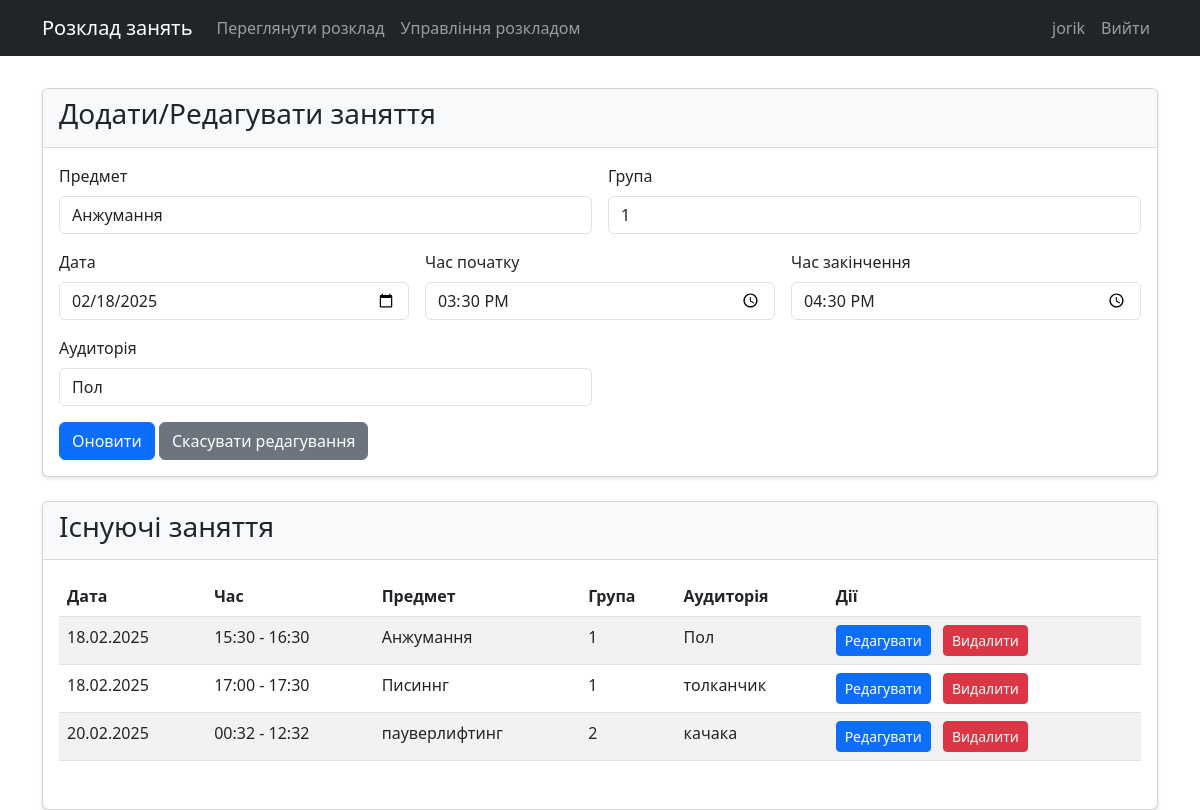
The app's page /admin/schedule?edit_id=1 (signed in) with its own data.
### models.py (models this page shows)
class User(UserMixin, db.Model):
    id = db.Column(db.Integer, primary_key=True)
    username = db.Column(db.String(80), unique=True, nullable=False)
    password = db.Column(db.String(120), nullable=False)
    email = db.Column(db.String(120), unique=True, nullable=False)
    is_admin = db.Column(db.Boolean, default=False)
    group = db.Column(db.String(50), nullable=True)

class Schedule(db.Model):
    id = db.Column(db.Integer, primary_key=True)
    subject = db.Column(db.String(100), nullable=False)
    teacher_id = db.Column(db.Integer, db.ForeignKey('user.id'), nullable=False)
    group = db.Column(db.String(50), nullable=False)
    date = db.Column(db.DateTime, nullable=False)
    start_time = db.Column(db.String(5), nullable=False)
    end_time = db.Column(db.String(5), nullable=False)
    room = db.Column(db.String(50), nullable=False)
    teacher = db.relationship('User', backref='schedules')

### app.py (the view, shortened to what this page needs)
@app.route('/admin/schedule', methods=['GET', 'POST'])
@login_required
def manage_schedule():
    if not current_user.is_admin:
        flash('Доступ заборонено')
        return redirect(url_for('index'))
    edit_id = request.args.get('edit_id')
    schedule = Schedule.query.get(edit_id) if edit_id else None
    schedules = Schedule.query.filter_by(teacher_id=current_user.id).order_by(Schedule.date).all()
    return render_template('admin/schedule.html', schedules=schedules, schedule=schedule)

### app.py (called while the page is built)
@login_manager.user_loader
def load_user(user_id):
    return User.query.get(int(user_id))

### templates/admin/schedule.html (shortened to what this page needs)
{% extends "base.html" %}
{% block content %}
<div class="row mb-4">
    <div class="col-md-12">
        <div class="card">
            <div class="card-header">
                <h3>Додати/Редагувати заняття</h3>
            </div>
            <div class="card-body">
                <form method="POST" class="row g-3">
                    <div class="col-md-6">
                        <label for="subject" class="form-label">Предмет</label>
                        <input type="text" class="form-control" id="subject" name="subject" required
                               value="{{ schedule.subject if schedule else '' }}">
                    </div>
                    <div class="col-md-6">
                        <label for="group" class="form-label">Група</label>
                        <input type="text" class="form-control" id="group" name="group" required
                               value="{{ schedule.group if schedule else '' }}">
                    </div>
                    <div class="col-md-4">
                        <label for="date" class="form-label">Дата</label>
                        <input type="date" class="form-control" id="date" name="date" required
                               value="{{ schedule.date.strftime('%Y-%m-%d') if schedule else '' }}">
                    </div>
                    <div class="col-md-4">
                        <label for="start_time" class="form-label">Час початку</label>
                        <input type="time" class="form-control" id="start_time" name="start_time" required
                               value="{{ schedule.start_time if schedule else '' }}">
                    </div>
                    <div class="col-md-4">
                        <label for="end_time" class="form-label">Час закінчення</label>
                        <input type="time" class="form-control" id="end_time" name="end_time" required
                               value="{{ schedule.end_time if schedule else '' }}">
                    </div>
                    <div class="col-md-6">
                        <label for="room" class="form-label">Аудиторія</label>
                        <input type="text" class="form-control" id="room" name="room" required
                               value="{{ schedule.room if schedule else '' }}">
                    </div>
                    <div class="col-12">
                        <button type="submit" class="btn btn-primary">
                            {% if schedule %}Оновити{% else %}Додати{% endif %}
                        </button>
                        {% if schedule %}
                        <a href="{{ url_for('manage_schedule') }}" class="btn btn-secondary">Скасувати редагування</a>
                        {% endif %}
                    </div>
                </form>
            </div>
        </div>
    </div>
</div>
<div class="row">
    <div class="col-md-12">
        <div class="card">
            <div class="card-header">
                <h3>Існуючі заняття</h3>
            </div>
            <div class="card-body">
                {% if schedules %}
                <div class="table-responsive">
                    <table class="table table-striped">
                        <thead>
                            <tr>
                                <th>Дата</th>
                                <th>Час</th>
                                <th>Предмет</th>
                                <th>Група</th>
                                <th>Аудиторія</th>
                                <th>Дії</th>
                            </tr>
                        </thead>
                        <tbody>
                            {% for schedule in schedules %}
                            <tr>
                                <td>{{ schedule.date.strftime('%d.%m.%Y') }}</td>
                                <td>{{ schedule.start_time }} - {{ schedule.end_time }}</td>
                                <td>{{ schedule.subject }}</td>
                                <td>{{ schedule.group }}</td>
                                <td>{{ schedule.room }}</td>
                                <td>
                                    <a href="{{ url_for('manage_schedule', edit_id=schedule.id) }}"
                                       class="btn btn-sm btn-primary">Редагувати</a>
                                    <form action="{{ url_for('delete_schedule', schedule_id=schedule.id) }}"
                                          method="POST" class="d-inline">
                                        <button type="submit" class="btn btn-sm btn-danger"
                                                onclick="return confirm('Ви впевнені, що хочете видалити це заняття?')">
                                            Видалити
                                        </button>
                                    </form>
                                </td>
                            </tr>
                            {% endfor %}
                        </tbody>
                    </table>
                </div>
                {% else %}
                <p class="text-center">Заняття не знайдено</p>
                {% endif %}
            </div>
        </div>
    </div>
</div>
{% endblock %}

### templates/base.html (shortened to what this page needs)
<!DOCTYPE html>
<html lang="uk">
<head>
    <link href="https://cdn.jsdelivr.net/npm/bootstrap@5.3.0/dist/css/bootstrap.min.css" rel="stylesheet">
    <link rel="stylesheet" href="{{ url_for('static', filename='css/style.css') }}">
</head>
<body>
    <nav class="navbar navbar-expand-lg navbar-dark bg-dark">
        <div class="container">
            <a class="navbar-brand" href="{{ url_for('index') }}">Розклад занять</a>
            <div class="collapse navbar-collapse" id="navbarNav">
                <ul class="navbar-nav me-auto">
                    <li class="nav-item">
                        <a class="nav-link" href="{{ url_for('view_schedule') }}">Переглянути розклад</a>
                    </li>
                    {% if current_user.is_authenticated and current_user.is_admin %}
                    <li class="nav-item">
                        <a class="nav-link" href="{{ url_for('manage_schedule') }}">Управління розкладом</a>
                    </li>
                    {% endif %}
                </ul>
                <ul class="navbar-nav">
                    {% if current_user.is_authenticated %}
                    <li class="nav-item">
                        <span class="nav-link">{{ current_user.username }}</span>
                    </li>
                    <li class="nav-item">
                        <a class="nav-link" href="{{ url_for('auth.logout') }}">Вийти</a>
                    </li>
                    {% endif %}
                </ul>
            </div>
        </div>
    </nav>
    <div class="container mt-4">
        {% block content %}{% endblock %}
    </div>
</body>
</html>

### static/css/style.css (style rules this page uses)
.navbar { margin-bottom: 2rem; }
.card { box-shadow: 0 2px 4px rgba(0, 0, 0, 0.1); }
.card-header { background-color: #f8f9fa; border-bottom: 1px solid rgba(0, 0, 0, 0.125); }
.table-responsive { margin-bottom: 1rem; }
.btn-danger { margin-left: 0.5rem; }

### records on screen
User: username "jorik"
Schedule: subject "Анжумання", group "1", date "02/18/2025", start_time "15:30", end_time "16:30", room "Пол", date "18.02.2025"
Schedule: date "18.02.2025", start_time "17:00", end_time "17:30", subject "Писиннг", group "1", room "толканчик"
Schedule: date "20.02.2025", start_time "00:32", end_time "12:32", subject "пауверлифтинг", group "2", room "качака"
